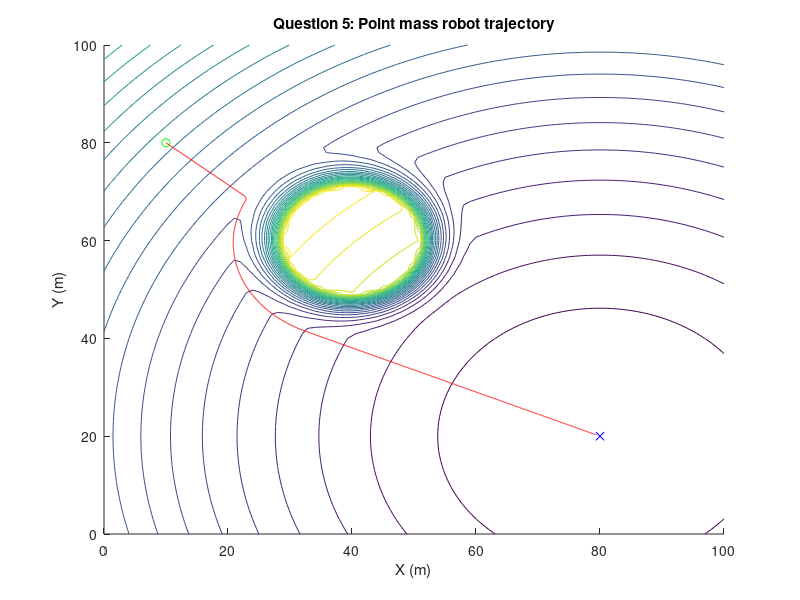
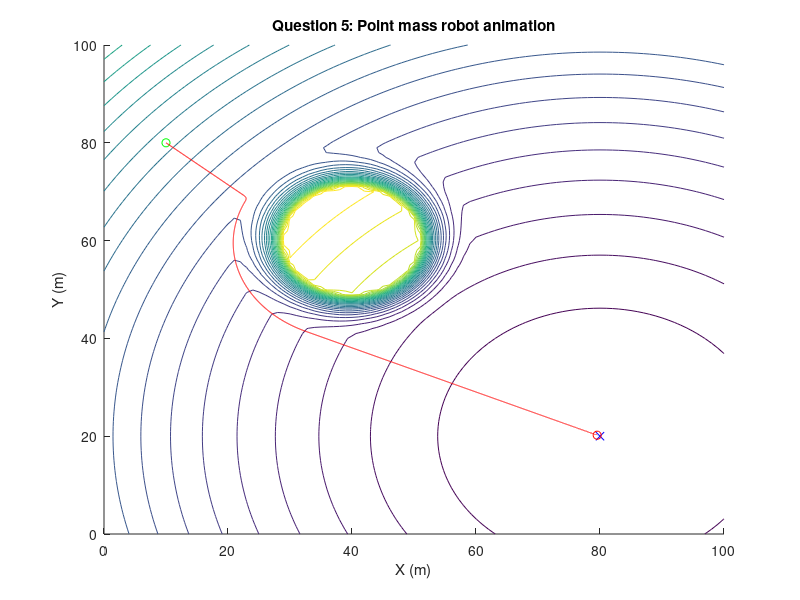

These charts were generated, in order, by the following MATLAB code:
%% Homework 2 Question 5
% By: Max Black
% Due: 10/13/26

clear;
clc;
close all;

% workspace definition
x = 0:1:100;
y = 0:1:100;
[X, Y] = meshgrid(x, y);

% intialize known variables and constants
q_start = [10 80];
q_goal = [80 20];
obstacle = [30 50;
    50 50;
    50 70;
    30 70];
center = [40 60];
epsilon = 0.01;
eta = 100000;
d0 = 20;
rho_min = 11;
tol = 0.5; 
dt = 0.1;
vmax = 5;
nstep = 20000;

q = q_start; % initial q 
path = q; % initial path vector

for step = 1:nstep
    
    % attractive force
    F_att = -epsilon * (q-q_goal); 
    
    % repulsive force
    rho = sqrt((q(1)-center(1))^2 + (q(2)-center(2))^2);
    if rho <= d0
        grad_rho = (q-center)/rho;
        rho_eff = max(rho, rho_min);
        F_rep = eta*((1/rho_eff)-1/d0)*(1/rho_eff^2)*grad_rho;
    else
        F_rep = [0 0];
    end

    u = F_att + F_rep;

    v = sqrt(u(1)^2+u(2)^2);
    if v > vmax
        u = u * (vmax / v);
    end

    q = q + u*dt;
    path(end+1, :) = q; % store in path array

    if sqrt((q(1)-q_goal(1))^2 + (q(2)-q_goal(2))^2) < tol 
        break 
    end
end

d_goal = sqrt((q_goal(1)-X).^2 + (q_goal(2)-Y).^2);
d_obs  = sqrt((center(1)-X).^2 + (center(2)-Y).^2);
U_att  = 0.5 * epsilon * d_goal.^2;
U_rep  = 0.5 * eta * (1./max(d_obs, rho_min) - 1/d0).^2;
U_rep(d_obs > d0) = 0;
U_total = U_att + U_rep;

%% Draw trajectory
figure;
hold on
contour(X, Y, U_total, 30);
plot(path(:,1), path(:,2), 'r');
plot(q_start(1), q_start(2), 'go');
plot(q_goal(1),  q_goal(2),  'bx');
axis([0 100 0 100]);
xlabel('X (m)'); 
ylabel('Y (m)');
title('Question 5: Point mass robot trajectory');

%% Animation
figure; 
hold on;
contour(X, Y, U_total, 30);
plot(q_start(1), q_start(2), 'go');
plot(q_goal(1),  q_goal(2),  'bx');
axis([0 100 0 100]);
xlabel('X (m)'); 
ylabel('Y (m)');
title('Question 5: Point mass robot animation');

robot = plot(path(1,1), path(1,2), 'ro');
trail = plot(path(1,1), path(1,2), 'r-');

for i = 1:1:size(path, 1)
    set(robot, 'XData', path(i,1), 'YData', path(i,2));
    set(trail, 'XData', path(1:i,1), 'YData', path(1:i,2));
    drawnow;
end
